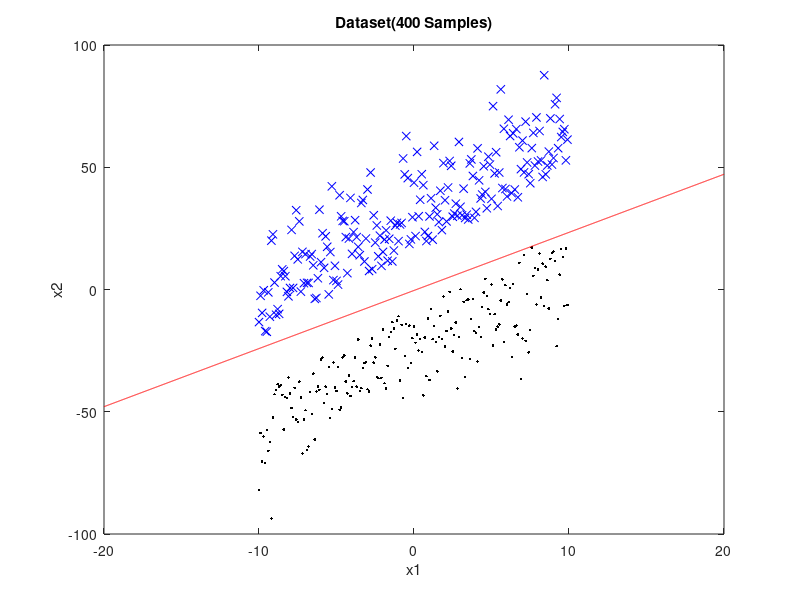

The MATLAB script that drew this image:
clear;clc;clf;
X1 = load('data1.txt');
X2 = load('data2.txt');
x1_1 = [X1(:,1),X1(:,2)]; %y1=[X1(:,3)];
x2_1 = [X2(:,1),X2(:,2)]; %y2=[X2(:,3)];
n=200;
alpha = 1;
for i=1:n
   x1(i,:)=x1_1(200-(n/2)+i,:);
   x2(i,:)=x2_1(200-(n/2)+i,:);
end
for i=1:n
   x1(i,2)=x1(i,2)+10;
   x2(i,2)=x2(i,2)-10;
end
plot(x1(:,1),x1(:,2),'bx',x2(:,1),x2(:,2),'k.');
title('Dataset(400 Samples)');
 xlabel('x1');
 ylabel('x2');
hold on;
n1=size(x1,1);
n2=size(x2,1);
x11=[ones(n1,1) x1];
x21=[ones(n2,1) x2];
x21 = -x21;
x = [x11;x21]';
theta = [1;1;1];
count = 0;
j = 1;
for i=1:10000000
    if(theta' * x(:,j) <= 0 )
        theta = theta + alpha * x(:,j);
        count = 0;
    else
        theta = theta;
        count = count + 1;
    end
    j=j+1;
    if(j == (n1+n2+1))
        j = 1;
    end
    if(count == (n1+n2+1))
        break;
    end
end
l1=-20:0.01:20;
l2 = ( -theta(2)*l1 - theta(1) )/theta(3);
plot(l1,l2,'r');